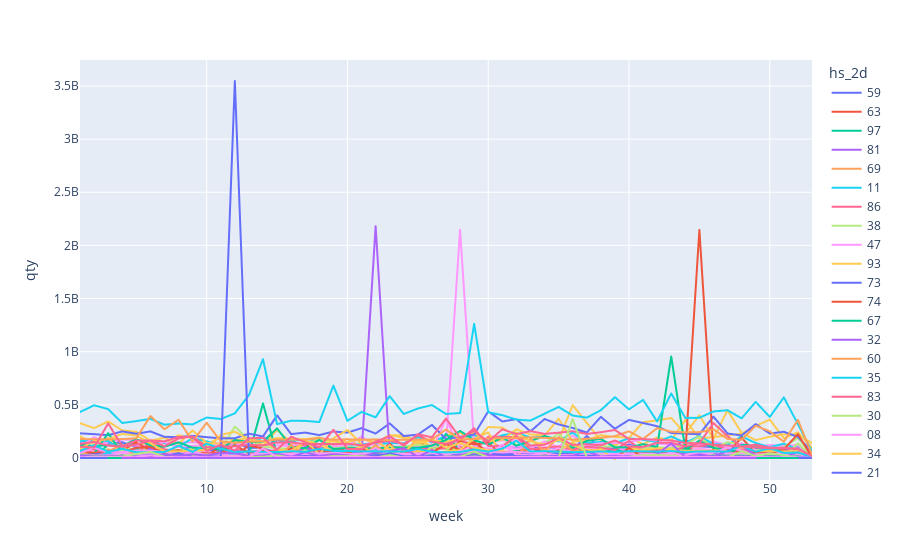

The cell this chart's notebook holds for it:
### Code cell
volumes_over_time_plotly(imports_lzdf.with_columns(pl.col('date_arrival').dt.week().alias('week')), 'week', 'hs_2d', 'qty')
